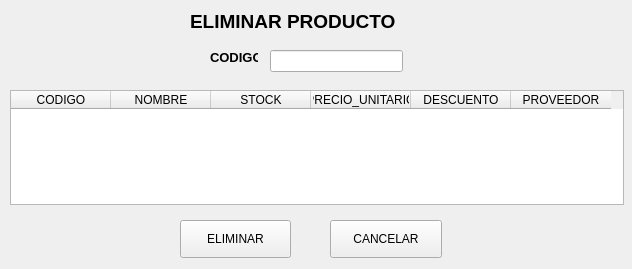
<?xml version="1.0" encoding="UTF-8"?>
<ui version="4.0">
 <class>EliminarProductoWindow</class>
 <widget class="QWidget" name="EliminarProductoWindow">
  <property name="geometry">
   <rect>
    <x>0</x>
    <y>0</y>
    <width>632</width>
    <height>269</height>
   </rect>
  </property>
  <property name="windowTitle">
   <string>Form</string>
  </property>
  <widget class="QPushButton" name="button_cancelarEli">
   <property name="geometry">
    <rect>
     <x>330</x>
     <y>220</y>
     <width>112</width>
     <height>38</height>
    </rect>
   </property>
   <property name="styleSheet">
    <string notr="true">font: 75 11pt &quot;MS Shell Dlg 2&quot;;</string>
   </property>
   <property name="text">
    <string>CANCELAR</string>
   </property>
   <property name="icon">
    <iconset>
     <normaloff>../icons/bxs-message-square-x.svg</normaloff>../icons/bxs-message-square-x.svg</iconset>
   </property>
   <property name="iconSize">
    <size>
     <width>30</width>
     <height>30</height>
    </size>
   </property>
  </widget>
  <widget class="QLabel" name="lb_codEli">
   <property name="geometry">
    <rect>
     <x>210</x>
     <y>50</y>
     <width>48</width>
     <height>16</height>
    </rect>
   </property>
   <property name="text">
    <string>&lt;html&gt;&lt;head/&gt;&lt;body&gt;&lt;p&gt;&lt;span style=&quot; font-size:10pt; font-weight:600;&quot;&gt;CODIGO&lt;/span&gt;&lt;/p&gt;&lt;/body&gt;&lt;/html&gt;</string>
   </property>
  </widget>
  <widget class="QPushButton" name="button_eliminar">
   <property name="geometry">
    <rect>
     <x>180</x>
     <y>220</y>
     <width>111</width>
     <height>38</height>
    </rect>
   </property>
   <property name="styleSheet">
    <string notr="true">font: 75 11pt &quot;MS Shell Dlg 2&quot;;</string>
   </property>
   <property name="text">
    <string>ELIMINAR</string>
   </property>
   <property name="icon">
    <iconset>
     <normaloff>../icons/bxs-trash.svg</normaloff>../icons/bxs-trash.svg</iconset>
   </property>
   <property name="iconSize">
    <size>
     <width>30</width>
     <height>30</height>
    </size>
   </property>
  </widget>
  <widget class="QLabel" name="lb_titleEli">
   <property name="geometry">
    <rect>
     <x>190</x>
     <y>10</y>
     <width>215</width>
     <height>23</height>
    </rect>
   </property>
   <property name="text">
    <string>&lt;html&gt;&lt;head/&gt;&lt;body&gt;&lt;p&gt;&lt;span style=&quot; font-size:14pt; font-weight:600;&quot;&gt;ELIMINAR PRODUCTO&lt;/span&gt;&lt;/p&gt;&lt;/body&gt;&lt;/html&gt;</string>
   </property>
  </widget>
  <widget class="QLineEdit" name="le_codEli">
   <property name="geometry">
    <rect>
     <x>270</x>
     <y>50</y>
     <width>133</width>
     <height>22</height>
    </rect>
   </property>
   <property name="styleSheet">
    <string notr="true">font: 10pt &quot;MS Shell Dlg 2&quot;;</string>
   </property>
  </widget>
  <widget class="QTableWidget" name="tb_eliminarProd">
   <property name="geometry">
    <rect>
     <x>10</x>
     <y>90</y>
     <width>614</width>
     <height>115</height>
    </rect>
   </property>
   <column>
    <property name="text">
     <string>CODIGO</string>
    </property>
   </column>
   <column>
    <property name="text">
     <string>NOMBRE</string>
    </property>
   </column>
   <column>
    <property name="text">
     <string>STOCK</string>
    </property>
   </column>
   <column>
    <property name="text">
     <string>PRECIO_UNITARIO</string>
    </property>
   </column>
   <column>
    <property name="text">
     <string>DESCUENTO</string>
    </property>
   </column>
   <column>
    <property name="text">
     <string>PROVEEDOR</string>
    </property>
   </column>
  </widget>
 </widget>
 <resources/>
 <connections/>
</ui>
